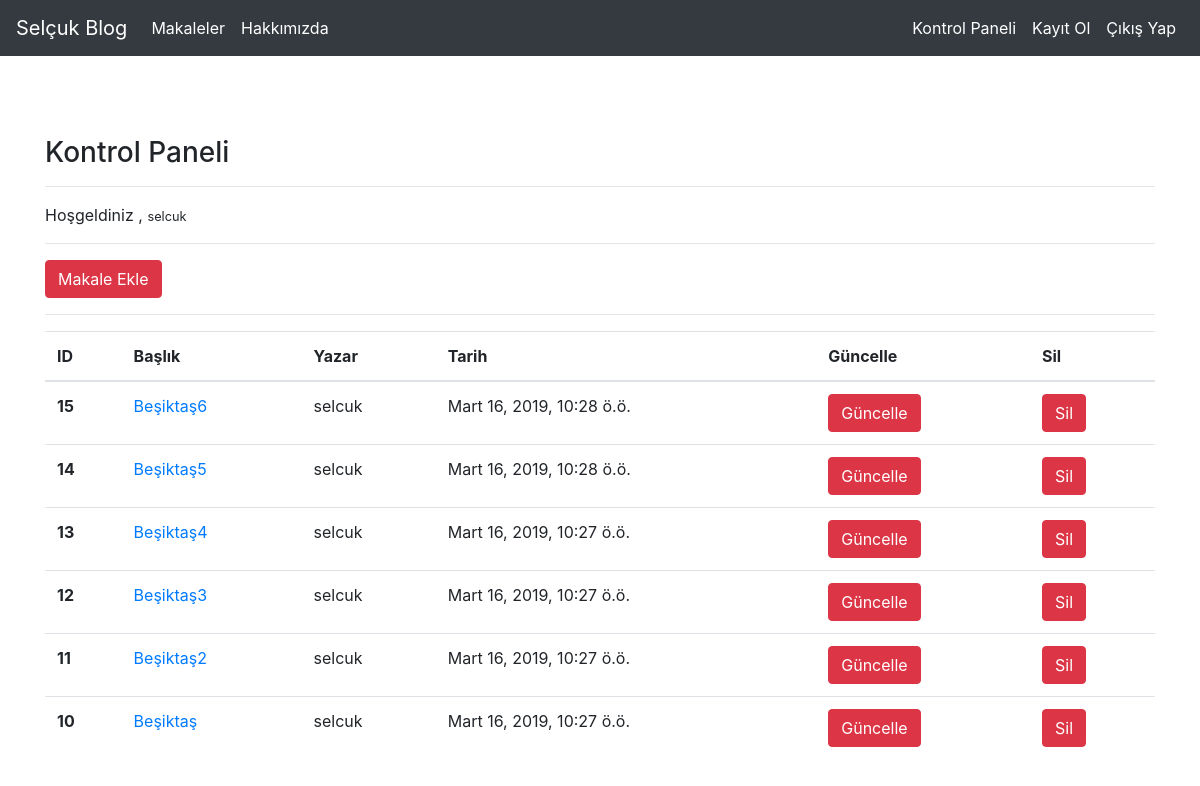
Page /articles/dashboard/ (signed in) on the earlier database version.
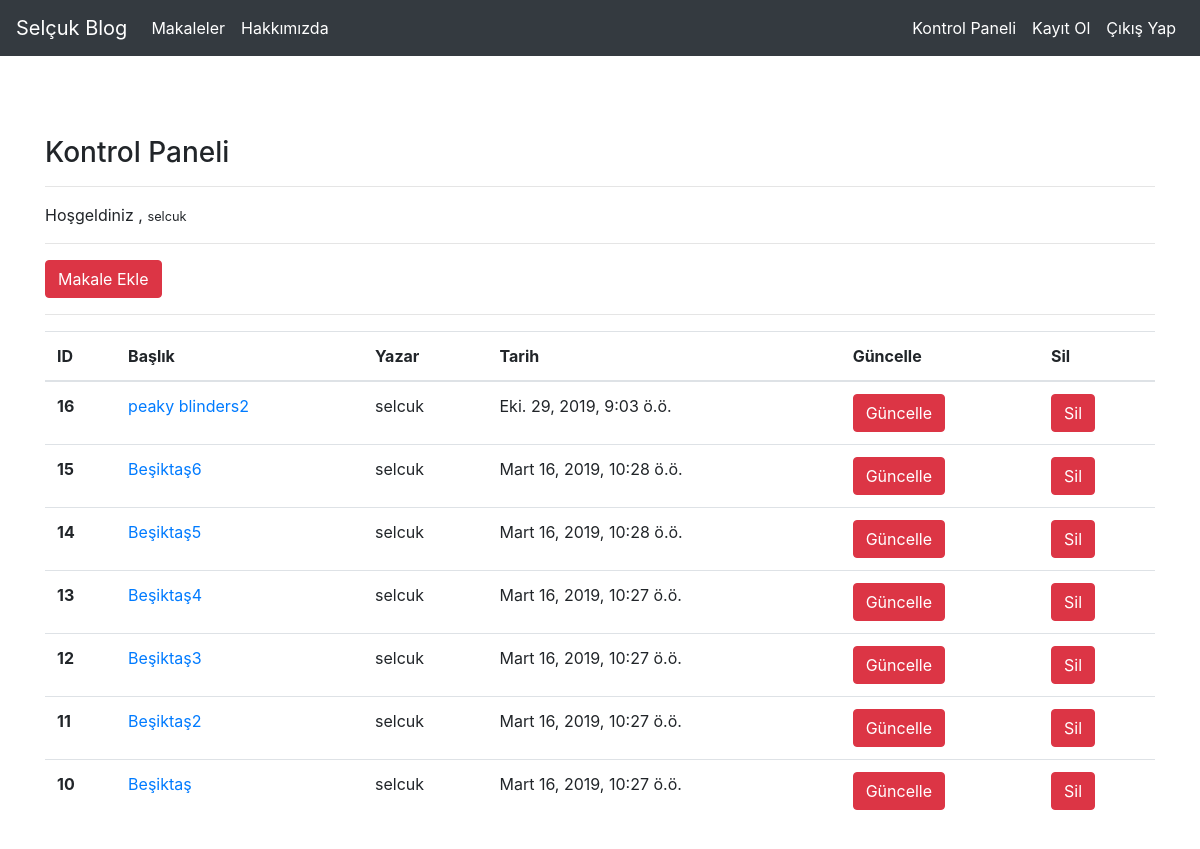
Same page on the later database version.
### article/models.py (models this page shows, shortened)
class Article(models.Model):
    author=models.ForeignKey("auth.User",on_delete=models.CASCADE,verbose_name="yazar")
    title=models.CharField(max_length=50,verbose_name="başlık")
    content=RichTextField()
    created_date=models.DateTimeField(auto_now_add=True,verbose_name="Oluşturulma tarihi")
    article_image=models.FileField(blank=True,null=True,verbose_name="Makaleye fotoğraf ekleyin")
    class Meta:
        ordering = ['-created_date']

### article/views.py (the view)
# urls.py: path('dashboard/',views.dashboard,name="dashboard"),
@login_required(login_url="user:login")
def dashboard(request):
    articles=Article.objects.filter(author=request.user)
    context={
        "articles":articles
    }
    return render(request,"dashboard.html",context)

### templates/dashboard.html
{% extends "layout.html" %}
{% block body %}
<h3>Kontrol Paneli</h3>
<hr>
<p>
    Hoşgeldiniz , <small>{{request.user.username}}</small>
</p>
<hr>
<a href="{% url 'article:addarticle' %}" class="btn btn-danger">Makale Ekle</a>
<hr>
{% if articles %}
<table class="table table-hover">
  <thead>
    <tr>
      <th scope="col">ID</th>
      <th scope="col">Başlık</th>
      <th scope="col">Yazar</th>
      <th scope="col">Tarih</th>
      <th scope="col">Güncelle</th>
      <th scope="col">Sil</th>
    </tr>
  </thead>
  <tbody>
    {% for article in articles %}
    <tr>
      <th scope="row">{{article.id}}</th>
      <td><a href="/articles/article/{{article.id}}">{{article.title}}</a></td>
      <td>{{article.author.username}}</td>
      <td>{{article.created_date}}</td>
      <td><a href="{% url 'article:update' article.id %}" class="btn btn-danger">Güncelle</a></td>
      <td><a href="{% url 'article:delete' article.id %}" class="btn btn-danger">Sil</a></td>
    </tr>
    {% endfor %}
  </tbody>
</table>
{% else %}
<div class="alert alert-danger">
    Henüz bir makaleniz bulunmuyor
</div>
{% endif %}
{% endblock body %}

### templates/layout.html (shortened to what this page needs)
<!DOCTYPE html>
{%load static %}
<html lang="en">
<head>
    <link rel="stylesheet" href="{% static 'css/bootstrap.css' %}">
</head>
<body>
    {% include "includes/navbar.html" %}
    <div class="container" style="margin-top:5em; margin-bottom:5em;">
        {% block body %}
        {% endblock body %}
    </div>
</body>
</html>

### templates/includes/navbar.html (shortened to what this page needs)
<nav class="navbar navbar-expand-lg navbar-dark bg-dark">
  <div class="collapse navbar-collapse" id="navbarSupportedContent">
    <a class="navbar-brand" href="{% url 'index' %}">Selçuk Blog</a>
        <div class="collapse navbar-collapse" id="navbarCollapse">
          <ul class="navbar-nav mr-auto">
            <li class="nav-item active">
              <a class="nav-link" href="{% url 'article:articles' %}">Makaleler</a>
            </li>
            <li class="nav-item active">
                <a class="nav-link" href="/about">Hakkımızda</a>
            </li>
          </ul>
          <ul class="navbar-nav ml-auto">
            <li class="nav-item active">
              <a class="nav-link" href="{% url 'article:dashboard' %}">Kontrol Paneli</a>
            </li>
            <li class="nav-item active">
              <a class="nav-link" href="{% url 'user:register' %}">Kayıt Ol</a>
            </li>
          {% if request.user.is_authenticated %}
            <li class="nav-item active">
                <a class="nav-link" href="{% url 'user:logout' %}">Çıkış Yap</a>
            </li>
          {% else %}
            <li class="nav-item active">
                <a class="nav-link" href="{% url 'user:login' %}">Giriş Yap</a>
            </li>
          {% endif %}
          </ul>
        </div>
  </div>
</nav>

Differences in the rows shown:
added Article: id "16", title "peaky blinders2", author.username "selcuk", created_date "Eki. 29, 2019, 9:03 ö.ö."
